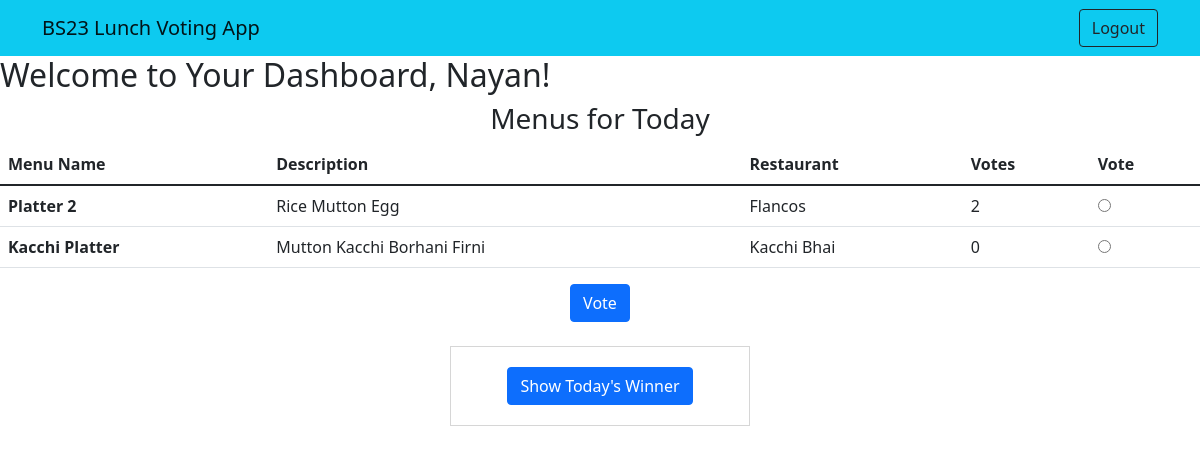
The app's page /user_dashboard (signed in) with its own data.
### authentication/models.py (models this page shows, shortened)
class Employee(AbstractUser):
    name = models.CharField(max_length=255)

### restaurant_lunch_vote/models.py (models this page shows, shortened)
class Menu(models.Model):
    restaurant = models.ForeignKey(Restaurant, on_delete=models.CASCADE)
    name = models.CharField(max_length=255)
    description = models.TextField()
    date = models.DateField()

class Restaurant(models.Model):
    name = models.CharField(max_length=255)

### restaurant_lunch_vote/views.py (the view)
# urls.py: path('user_dashboard',user_dashboard,name="user_dashboard"),
@login_required
def user_dashboard(request):
    current_day_menus = Menu.objects.filter(date=date.today()).annotate(vote_count=Count('vote')).order_by('-vote_count')
    return render(request, 'employee_dashboard.html', {'menus': current_day_menus})

### templates/employee_dashboard.html (shortened to what this page needs)
{% extends 'base.html' %}
{% block content %}
<h2>Welcome to Your Dashboard, {{ request.user.name }}!</h2>
<h3 class="text-center">Menus for Today</h3>
<div >
    <form method="post" action="{% url 'vote' %}">
        <table class="table">
            <thead>
              <tr>
                <th scope="col">Menu Name</th>
                <th scope="col">Description</th>
                <th scope="col">Restaurant</th>
                <th scope="col">Votes</th>
                <th scope="col">Vote</th>
              </tr>
            </thead>
            <tbody>
                {% for menu in menus %}
                  <tr>
                    <th scope="row">{{menu.name}}</th>
                    <td>{{menu.description}}</td>
                    <td>{{menu.restaurant.name}}</td>
                    <td>{{menu.vote_count}}</td>
                    <td><input type="radio" name="menu_id" value="{{ menu.id }}"></td>
                  </tr>
                {% endfor %}
                </tbody>
              </table>
              <div class="text-center">
              <button class="btn btn-primary" type="submit">Vote</button>
              </div>
              <br>
    </form>
</div>
<div class='center-box'>
    <a type="button"
        href="restaurants/show-results"
        class="btn btn-primary"
    >
        Show Today's Winner
    </a>
</div>
{% endblock %}

### static/css/home.css (style rules this page uses)
.center-box { width: 300px; margin: 0 auto; text-align: center; padding: 20px; border: 1px solid #cccc; }

### records on screen
Employee: user.name "Nayan"
Menu: name "Platter 2", description "Rice Mutton Egg", restaurant.name "Flancos", vote_count "2"
Menu: name "Kacchi Platter", description "Mutton Kacchi Borhani Firni", restaurant.name "Kacchi Bhai", vote_count "0"
